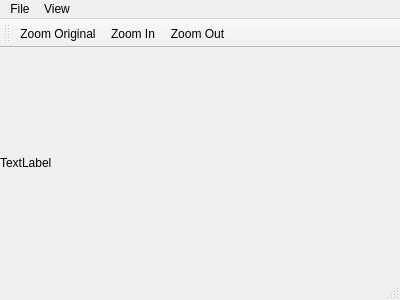
<?xml version="1.0" encoding="UTF-8"?>
<ui version="4.0">
 <class>MainWindow</class>
 <widget class="QMainWindow" name="MainWindow">
  <property name="geometry">
   <rect>
    <x>0</x>
    <y>0</y>
    <width>400</width>
    <height>300</height>
   </rect>
  </property>
  <property name="sizePolicy">
   <sizepolicy hsizetype="Fixed" vsizetype="Fixed">
    <horstretch>0</horstretch>
    <verstretch>0</verstretch>
   </sizepolicy>
  </property>
  <property name="minimumSize">
   <size>
    <width>0</width>
    <height>0</height>
   </size>
  </property>
  <property name="maximumSize">
   <size>
    <width>400</width>
    <height>300</height>
   </size>
  </property>
  <property name="windowTitle">
   <string>MainWindow</string>
  </property>
  <widget class="QWidget" name="centralWidget">
   <layout class="QVBoxLayout" name="verticalLayout_2">
    <property name="leftMargin">
     <number>0</number>
    </property>
    <property name="topMargin">
     <number>0</number>
    </property>
    <property name="rightMargin">
     <number>0</number>
    </property>
    <property name="bottomMargin">
     <number>0</number>
    </property>
    <item>
     <widget class="QLabel" name="label">
      <property name="sizePolicy">
       <sizepolicy hsizetype="Preferred" vsizetype="Preferred">
        <horstretch>0</horstretch>
        <verstretch>0</verstretch>
       </sizepolicy>
      </property>
      <property name="minimumSize">
       <size>
        <width>0</width>
        <height>0</height>
       </size>
      </property>
      <property name="text">
       <string>TextLabel</string>
      </property>
     </widget>
    </item>
   </layout>
  </widget>
  <widget class="QMenuBar" name="menuBar">
   <property name="geometry">
    <rect>
     <x>0</x>
     <y>0</y>
     <width>400</width>
     <height>22</height>
    </rect>
   </property>
   <widget class="QMenu" name="menuFile">
    <property name="title">
     <string>File</string>
    </property>
    <addaction name="actionExit"/>
   </widget>
   <widget class="QMenu" name="menuView">
    <property name="title">
     <string>View</string>
    </property>
    <addaction name="actionZoom_Original"/>
    <addaction name="actionZoom_In"/>
    <addaction name="actionZoom_Out"/>
   </widget>
   <addaction name="menuFile"/>
   <addaction name="menuView"/>
  </widget>
  <widget class="QToolBar" name="mainToolBar">
   <attribute name="toolBarArea">
    <enum>TopToolBarArea</enum>
   </attribute>
   <attribute name="toolBarBreak">
    <bool>false</bool>
   </attribute>
   <addaction name="actionZoom_Original"/>
   <addaction name="actionZoom_In"/>
   <addaction name="actionZoom_Out"/>
  </widget>
  <widget class="QStatusBar" name="statusBar"/>
  <action name="actionExit">
   <property name="icon">
    <iconset resource="resource.qrc">
     <normaloff>:/images/application-exit.png</normaloff>:/images/application-exit.png</iconset>
   </property>
   <property name="text">
    <string>Exit</string>
   </property>
  </action>
  <action name="actionZoom_In">
   <property name="icon">
    <iconset resource="resource.qrc">
     <normaloff>:/images/zoom-in.png</normaloff>:/images/zoom-in.png</iconset>
   </property>
   <property name="text">
    <string>Zoom In</string>
   </property>
  </action>
  <action name="actionZoom_Out">
   <property name="icon">
    <iconset resource="resource.qrc">
     <normaloff>:/images/zoom-out.png</normaloff>:/images/zoom-out.png</iconset>
   </property>
   <property name="text">
    <string>Zoom Out</string>
   </property>
  </action>
  <action name="actionZoom_Original">
   <property name="icon">
    <iconset theme="zoom-original" resource="resource.qrc">
     <normaloff>:/images/zoom-original.png</normaloff>:/images/zoom-original.png</iconset>
   </property>
   <property name="text">
    <string>Zoom Original</string>
   </property>
  </action>
 </widget>
 <layoutdefault spacing="6" margin="11"/>
 <resources>
  <include location="resource.qrc"/>
 </resources>
 <connections/>
</ui>
